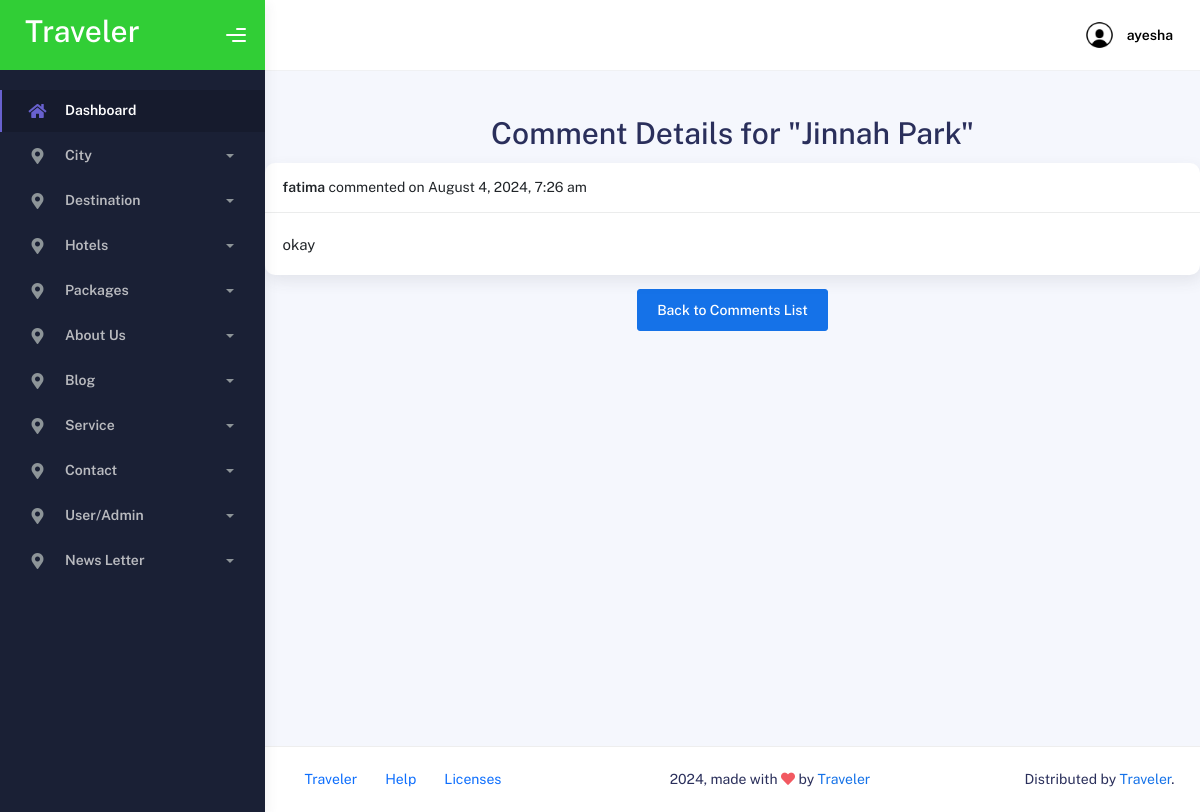
The app's page /admin/destinationcommentdetails.php?id=51 (signed in) with its own data.
### tables this page shows
CREATE TABLE `destination_comments` (
  `id` int(11) NOT NULL,
  `destination_id` int(11) NOT NULL,
  `user_id` int(11) NOT NULL,
  `comment` text NOT NULL,
  `created_at` timestamp NOT NULL DEFAULT current_timestamp(),
  `parent_comment_id` int(11) DEFAULT NULL
);

CREATE TABLE `destination` (
  `DestinationID` int(11) NOT NULL,
  `Name` varchar(255) NOT NULL,
  `Description` text DEFAULT NULL,
  `Country` varchar(100) DEFAULT NULL,
  `State` varchar(100) DEFAULT NULL,
  `BestTimeToVisit` varchar(255) DEFAULT NULL,
  `Image1` varchar(255) DEFAULT NULL,
  `Image2` varchar(255) NOT NULL,
  `Image3` varchar(255) NOT NULL,
  `CardImage` varchar(255) DEFAULT NULL,
  `CityID` int(11) DEFAULT NULL
);

CREATE TABLE `user` (
  `UserID` int(11) NOT NULL,
  `Name` varchar(255) NOT NULL,
  `Email` varchar(255) NOT NULL,
  `Password` varchar(255) NOT NULL,
  `Phone` varchar(15) DEFAULT NULL,
  `Role` varchar(255) DEFAULT 'User'
);

### admin/destinationcommentdetails.php (the view, shortened to what this page needs)
<?php
require "connection.php";
require "header.php";
$comment_id = isset($_GET['id']) ? (int)$_GET['id'] : 0;
$query = "SELECT dc.`id`, dc.`destination_id`, d.`Name` AS `destination_name`, u.`Name` AS `user_name`, dc.`comment`, dc.`created_at`
          FROM `destination_comments` dc
          JOIN `user` u ON dc.`user_id` = u.`UserID`
          JOIN `destination` d ON dc.`destination_id` = d.`DestinationID`
          WHERE dc.`id` = $comment_id";
$result = mysqli_query($conn, $query);
$comment = mysqli_fetch_assoc($result);
?>
<div class="container">
    <h1 class="mt-5 text-center">Comment Details for "<?php echo htmlspecialchars($comment['destination_name']); ?>"</h1>
    <div class="card mb-3">
        <div class="card-header">
            <strong><?php echo htmlspecialchars($comment['user_name']); ?></strong> commented on
            <?php echo date('F j, Y, g:i a', strtotime($comment['created_at'])); ?>
        </div>
        <div class="card-body">
            <p class="card-text"><?php echo nl2br(htmlspecialchars($comment['comment'])); ?></p>
        </div>
    </div>
    <div class="text-center">
        <a href="destinationcomment.php" class="btn btn-primary">Back to Comments List</a>
    </div>
</div>
<?php
require "footer.php";
?>

### admin/header.php (shortened to what this page needs)
<?php
if (isset($_SESSION['Role']) && $_SESSION['Role'] == "Admin") {
    include('connection.php');
    if (isset($_SESSION['AdminID'])) {
        $adminID = $_SESSION['AdminID'];
        $query = "SELECT `Name`, `Email` FROM `admin_user` WHERE `AdminID` = ?";
        $stmt = $conn->prepare($query);
        if ($stmt) {
            $stmt->bind_param("i", $adminID);
            $stmt->execute();
            $result = $stmt->get_result();
            if ($result->num_rows > 0) {
                $user = $result->fetch_assoc();
                $name = $user['Name'];
            } else {
                $name = "Unknown";
                $email = "Unknown";
            }
        } else {
            $name = "Error";
            $email = "Error";
        }
    } else {
        $name = "Error";
        $email = "Error";
    }
} else {
    header("Location: login.php");
    exit();
}
?>
  <!DOCTYPE html>
  <html lang="en">
  <head>
    <link rel="stylesheet" href="assets/css/bootstrap.min.css" />
    <link rel="stylesheet" href="assets/css/plugins.min.css" />
    <link rel="stylesheet" href="assets/css/kaiadmin.min.css" />
  </head>
  <body>
    <div class="wrapper">
      <div class="sidebar" data-background-color="dark">
        <div class="sidebar-logo">
          <div class="logo-header" data-background-color="green">
            <a href="index.php" class="logo">
              <h1 style="color: white;">Traveler</h1>
            </a>
            <div class="nav-toggle">
              <button class="btn btn-toggle toggle-sidebar">
                <i class="gg-menu-right"></i>
              </button>
            </div>
          </div>
        </div>
        <div class="sidebar-wrapper scrollbar scrollbar-inner">
          <div class="sidebar-content">
            <ul class="nav nav-secondary">
              <li class="nav-item active">
                <a data-bs-toggle="collapse" href="#dashboard" class="collapsed" aria-expanded="false">
                  <i class="fas fa-home"></i>
                  <p>Dashboard</p>
                </a>
              </li>
              <li class="nav-item">
                <a data-bs-toggle="collapse" href="#City">
                  <i class="fas fa-map-marker-alt"></i>
                  <p>City</p>
                  <span class="caret"></span>
                </a>
              </li>
              <li class="nav-item">
                <a data-bs-toggle="collapse" href="#destination">
                  <i class="fas fa-map-marker-alt"></i>
                  <p>Destination</p>
                  <span class="caret"></span>
                </a>
              </li>
              <li class="nav-item">
                <a data-bs-toggle="collapse" href="#hotels">
                  <i class="fas fa-map-marker-alt"></i>
                  <p>Hotels</p>
                  <span class="caret"></span>
                </a>
              </li>
              <li class="nav-item">
                <a data-bs-toggle="collapse" href="#card">
                  <i class="fas fa-map-marker-alt"></i>
                  <p>Packages</p>
                  <span class="caret"></span>
                </a>
              </li>
              <li class="nav-item">
                <a data-bs-toggle="collapse" href="#about">
                  <i class="fas fa-map-marker-alt"></i>
                  <p>About Us</p>
                  <span class="caret"></span>
                </a>
              </li>
              <li class="nav-item">
                <a data-bs-toggle="collapse" href="#blog">
                  <i class="fas fa-map-marker-alt"></i>
                  <p>Blog</p>
                  <span class="caret"></span>
                </a>
              </li>
              <li class="nav-item">
                <a data-bs-toggle="collapse" href="#Service">
                  <i class="fas fa-map-marker-alt"></i>
                  <p>Service</p>
                  <span class="caret"></span>
                </a>
              </li>
              <li class="nav-item">
                <a data-bs-toggle="collapse" href="#contact">
                  <i class="fas fa-map-marker-alt"></i>
                  <p>Contact</p>
                  <span class="caret"></span>
                </a>
              </li>
              <li class="nav-item">
                <a data-bs-toggle="collapse" href="#user">
                  <i class="fas fa-map-marker-alt"></i>
                  <p>User/Admin</p>
                  <span class="caret"></span>
                </a>
              </li>
              <li class="nav-item">
                <a data-bs-toggle="collapse" href="#news">
                  <i class="fas fa-map-marker-alt"></i>
                  <p>News Letter</p>
                  <span class="caret"></span>
                </a>
              </li>
            </ul>
          </div>
        </div>
      </div>
      <div class="main-panel">
        <div class="main-header">
          <nav class="navbar navbar-header navbar-header-transparent navbar-expand-lg border-bottom">
            <div class="container-fluid">
            <ul class="navbar-nav topbar-nav ms-md-auto align-items-center">
    <li class="nav-item topbar-user dropdown hidden-caret">
        <a class="dropdown-toggle profile-pic" data-bs-toggle="dropdown" href="#" aria-expanded="false">
        <div class="avatar-sm">
                      <img src="assets/img/random.jpg" alt="..." class="avatar-img rounded-circle" />
                    </div>
            <span class="profile-username">
                <span class="fw-bold"><?php echo htmlspecialchars($name); ?></span>
            </span>
        </a>
    </li>
</ul>
            </div>
          </nav>
        </div>
    </body>
    </html>

### records on screen
destination_comments: destination.Name "Jinnah Park", user.Name "fatima", created_at "August 4, 2024, 7:26 am", comment "okay"

### other values on screen
$name "ayesha"
